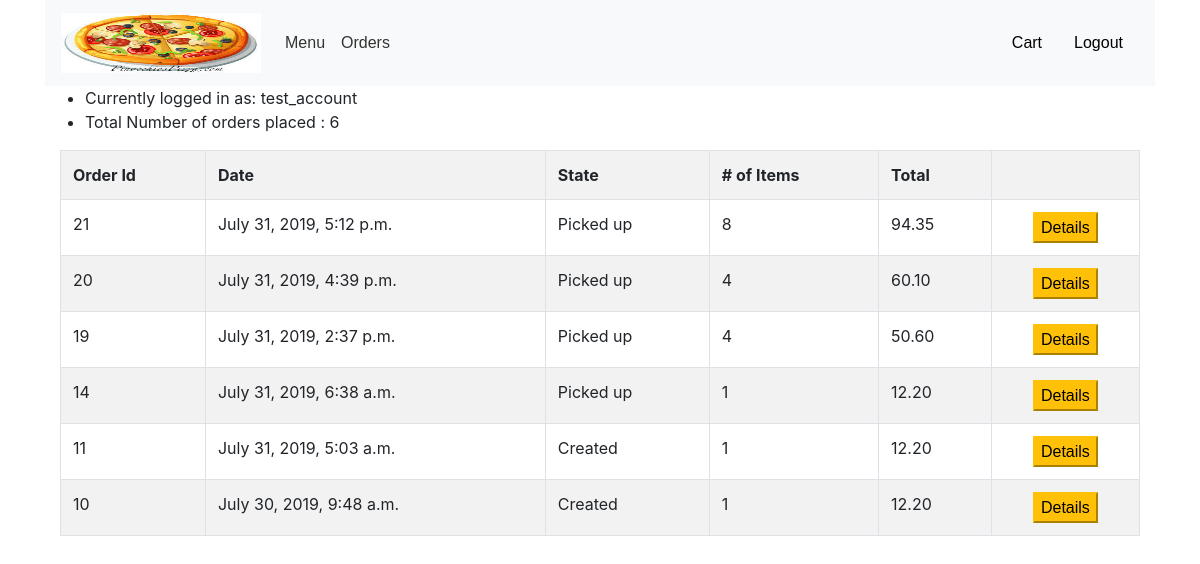
The page /order_history (signed in) on the database its author committed.
### orders/models.py (models this page shows, shortened)
class CustomerOrder(models.Model):
    itemCount = models.IntegerField()
    orderAmount = models.DecimalField(max_digits=5, decimal_places=2)
    orderTime = models.DateTimeField()
    orderState = models.ForeignKey(OrderState, on_delete=models.CASCADE, related_name="orderstates")
    userId = models.IntegerField(null=False)

class OrderState(models.Model):
    name = models.CharField(max_length=20)

### orders/views.py (the view)
# urls.py: path("order_history", views.order_history, name="order_history"), # url for accessing all the order for a user or in the system
def order_history(request):
    return_order_list = []
    try:
        if request.user.is_superuser:
            orders = CustomerOrder.objects.order_by('-orderTime').all()
        else:
            orders = CustomerOrder.objects.filter(userId=request.user.id).order_by('-orderTime').all()
        for order in orders:
            return_order_list.append(
                {'order_id': order.id, 'order_time': order.orderTime, 'order_state': order.orderState.name,
                 'item_count': order.itemCount, 'order_amount': order.orderAmount})
    except CustomerOrder.DoesNotExist:
        raise Http404("Order does not exists.")
    context = {
        "order_list": return_order_list
    }
    return render(request, "orders/order-history.html", context)

### orders/templates/orders/order-history.html (shortened to what this page needs)
{% extends "orders/logged-in-layout.html" %}
{% block body %}
    <ul>
        <li>Currently logged in as: {{ user.username }}</li>
        {% if order_list|length > 0 %}
            <li>Total Number of orders placed : {{ order_list|length }}</li>
        {% else %}
            <li> Your order history is empty.</li>
        {% endif %}
    </ul>
    <div class="container">
        {% if order_list|length > 0 %}
            <table class="table table-bordered table-striped" id="carttable">
                <tr>
                    <th>
                        Order Id
                    </th>
                    <th>
                        Date
                    </th>
                    <th>
                        State
                    </th>
                    <th>
                        # of Items
                    </th>
                    <th>
                        Total
                    </th>
                    <th>
                    </th>
                </tr>
                {% for order in order_list %}
                    <tr id="row{{ order.order_id }}">
                        <td>
                            {{ order.order_id }}
                        </td>
                        <td>
                            {{ order.order_time }}
                        </td>
                        <td>
                            {{ order.order_state }}
                        </td>
                        <td>
                            {{ order.item_count }}
                        </td>
                        <td>
                            {{ order.order_amount }}
                        </td>
                        <td scope="row" align="center" class="align-middle">
                            <button id="view{{ order.order_id }}" class="removefromcart btn-warning">
                                <a href="{% url 'order' order_id=order.order_id %}">
                                    {% if request.user.is_superuser and order.order_state != "Picked up"%}
                                        Update Status
                                    {% else %}
                                        Details
                                    {% endif %}</a>
                            </button>
                        </td>
                    </tr>
                {% endfor %}
            </table>
        {% endif %}
    </div>
{% endblock %}

### orders/static/orders/styles.css (style rules this page uses)
a { color: #050000; font-family: sans-serif; }
a:link { color: #020000; }
body { font-family: sans-serif; }

### rows shown on the page
CustomerOrder: order_time "July 31, 2019, 5:12 p.m.", order_amount "94.35"
OrderState: order_state "Picked up" "Picked up" "Picked up" "Picked up"
CustomerOrder: order_time "July 31, 2019, 4:39 p.m.", order_amount "60.10"
CustomerOrder: order_time "July 31, 2019, 2:37 p.m.", order_amount "50.60"
CustomerOrder: order_time "July 31, 2019, 6:38 a.m.", order_amount "12.20"
CustomerOrder: order_time "July 31, 2019, 5:03 a.m.", order_amount "12.20"
OrderState: order_state "Created" "Created"
CustomerOrder: order_time "July 30, 2019, 9:48 a.m.", order_amount "12.20"

### other values the page prints
{{ user.username }} "test_account"
{{ order_list|length }} "6"
{{ order.order_id }} "21" "20" "19" "14" "11" "10"
{{ order.item_count }} "8" "4" "4" "1" "1" "1"
